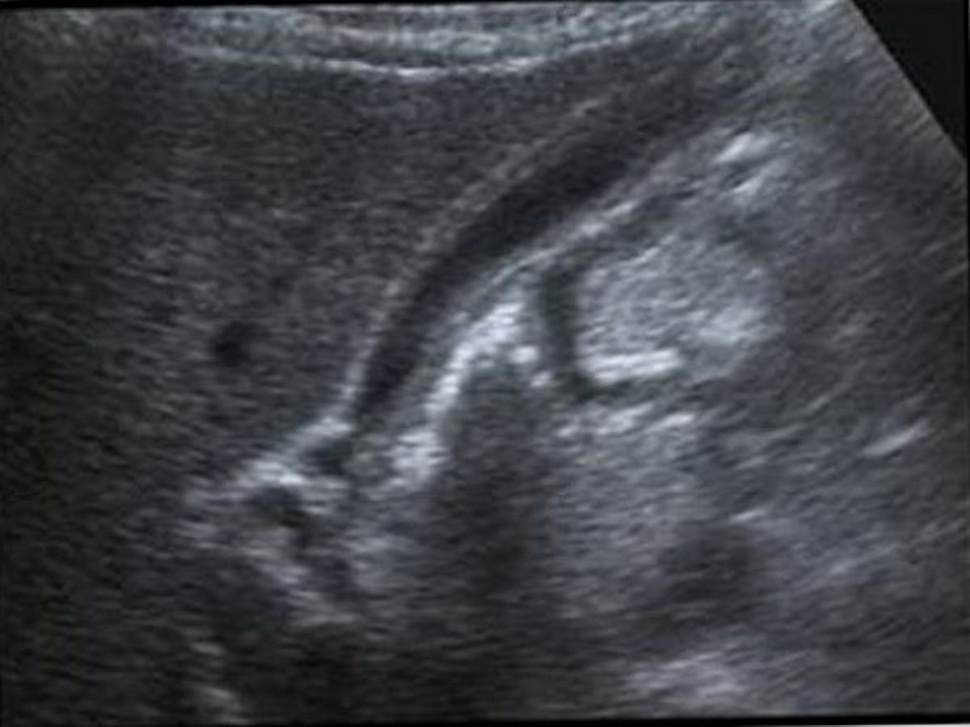
#> input picture images/Benign 1.jpg, 970 x 727 px, shrunk from 1200 x 900 before the run; its folder holds only this picture in this run
$ python ProjeKodlari.py
#> lines starting #> are read from the running program, lines starting #| are printed output that depends on the picture
#> further down, img is the input picture: shape (727, 970, 3); mean R, G, B 63.5, 65.9, 71.3
import numpy as np
import matplotlib.pyplot as plt
from PIL import Image
import os

# --- 3.1 GÖRÜNTÜ ÖN İŞLEME FONKSİYONLARI ---
def manuel_gri_yap(resim_matrisi):
    # Standart parlaklık formülü ile gri dönüşüm
    return np.uint8(0.299*resim_matrisi[:,:,0] + 0.587*resim_matrisi[:,:,1] + 0.114*resim_matrisi[:,:,2])

def manuel_boyutlandir(resim, hedef=256):
    # 256x256 boyutlandırma
#> called with hedef = 256
    h, w = resim.shape
#> h = 727; w = 970
    yeni = np.zeros((hedef, hedef), dtype=np.uint8)
    for i in range(hedef):
        for j in range(hedef):
            yeni[i, j] = resim[int(i * h / hedef), int(j * w / hedef)]
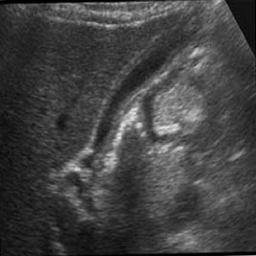
#> yeni: shape (256, 256); min 0, max 229, mean 65.3
    return yeni

def manuel_median_filtre(resim):
    # Gürültü azaltma için 3x3 Median filtre
    h, w = resim.shape
#> h = 256; w = 256
    cikti = np.zeros_like(resim)
    for i in range(1, h-1):
        for j in range(1, w-1):
            cikti[i, j] = np.median(resim[i-1:i+2, j-1:j+2])
    return cikti

# --- 3.2 KONTRAST ARTIRMA TEKNİKLERİ ---
def manuel_histogram_esitleme(resim):
    hist, bins = np.histogram(resim.flatten(), 256, [0, 256])
#> hist = 256 values, max 1085 at index 0, min 0 at index 217, mean 256; bins = 257 values from 0 to 256
    cdf = hist.cumsum()
#> cdf = 256 values from 1085 to 65536
    cdf_normalized = (cdf - cdf.min()) * 255 / (cdf.max() - cdf.min())
#> cdf_normalized = 256 values from 0 to 255
    return cdf_normalized[resim].astype('uint8')
#> returned value: shape (256, 256)

def manuel_clahe_basit(resim):
    # Yerel kontrast artırma (CLAHE)
    h, w = resim.shape
#> h = 256; w = 256
    r, c = 8, 8 # 8x8 bloklar
    cikti = np.zeros_like(resim)
    for i in range(r):
        for j in range(c):
            blok = resim[i*(h//r):(i+1)*(h//r), j*(w//c):(j+1)*(w//c)]
            cikti[i*(h//r):(i+1)*(h//r), j*(w//c):(j+1)*(w//c)] = manuel_histogram_esitleme(blok)
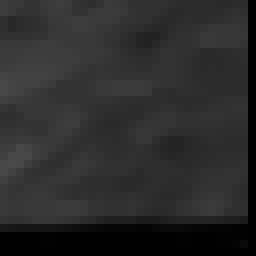
#> blok: shape (32, 32) (shown 8 times larger); min 0, max 73, mean 43.1
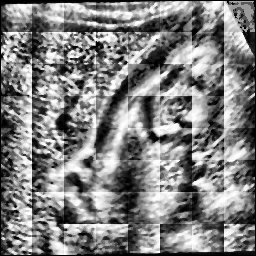
#> cikti: shape (256, 256); min 0, max 255, mean 128.6
    return cikti

def manuel_gamma_duzeltme(resim, gamma=0.6):
#> called with gamma = 0.6
    return np.uint8(255 * (resim / 255) ** gamma)

# --- 3.4 KENAR TESPİT YÖNTEMLERİ ---
def evrisim(resim, K):
    h, w = resim.shape
#> h = 256; w = 256
    cikti = np.zeros_like(resim, dtype=float)
    for i in range(1, h-1):
        for j in range(1, w-1):
            cikti[i, j] = np.sum(resim[i-1:i+2, j-1:j+2] * K)
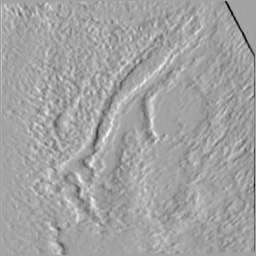
#> cikti: shape (256, 256) float64; min -809, max 459, mean 0.6; drawn with min black and max white
    return cikti

def manuel_sobel(resim):
    Kx = np.array([[-1, 0, 1], [-2, 0, 2], [-1, 0, 1]])
    Ky = np.array([[-1, -2, -1], [0, 0, 0], [1, 2, 1]])
    return np.uint8(np.clip(np.sqrt(evrisim(resim, Kx)**2 + evrisim(resim, Ky)**2), 0, 255))
#> after the loop in evrisim (call 2), `for i in range(1, h-1):`:
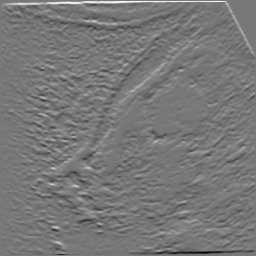
#> cikti: shape (256, 256) float64; min -898, max 1008, mean -1.1; drawn with min black and max white

def manuel_scharr(resim):
    Kx = np.array([[-3, 0, 3], [-10, 0, 10], [-3, 0, 3]])
    Ky = np.array([[-3, -10, -3], [0, 0, 0], [3, 10, 3]])
    return np.uint8(np.clip(np.sqrt(evrisim(resim, Kx)**2 + evrisim(resim, Ky)**2), 0, 255))

def manuel_canny_basit(resim):
    s = manuel_sobel(resim)
    return np.where(s > 100, 255, 0).astype('uint8')
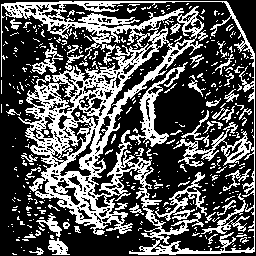
#> returned value: shape (256, 256); 34% white in thin lines or dots

# --- ANA DÖNGÜ VE ÇIKTI PANELİ ---

dosyalar = [f for f in os.listdir("images") if f.lower().endswith(('.jpg', '.png'))]

for dosya in dosyalar:
    img = np.array(Image.open(os.path.join("images", dosya)).convert('RGB'))
    print("Bulunan dosyalar:", dosyalar)
    # Adım 3.1
    temiz = manuel_median_filtre(manuel_boyutlandir(manuel_gri_yap(img)))

    # Adım 3.2
    he = manuel_histogram_esitleme(temiz)
    clahe = manuel_clahe_basit(temiz)
    gamma = manuel_gamma_duzeltme(temiz)

    # Adım 3.4
    sobel = manuel_sobel(he)
    scharr = manuel_scharr(he)
    canny = manuel_canny_basit(he)

    # GÖRSEL ÇIKTI PANELİ (SADECE BELGE İSTERLERİ)
    plt.figure(figsize=(20, 12))
    plt.suptitle(f"PROJE ANALİZİ: {dosya}", fontsize=18, fontweight='bold')

    # --- 1. Satır: Ön İşleme ve Histogram (3.1 & 3.3) ---
    plt.subplot(3, 4, 1); plt.title("1. Orijinal"); plt.imshow(img)
    plt.subplot(3, 4, 2); plt.title("2. Gri Seviye (3.1)"); plt.imshow(manuel_gri_yap(img), cmap='gray')
    plt.subplot(3, 4, 3); plt.title("3. Median Filtre (3.1)"); plt.imshow(temiz, cmap='gray')
    plt.subplot(3, 4, 4); plt.title("4. Gamma Correction (3.2-3)"); plt.imshow(gamma, cmap='gray')

    # --- 2. Satır: Kontrast ve Histogram Analizi (3.2 & 3.3) ---
    plt.subplot(3, 4, 5); plt.title("Önce Histogram (3.3)"); plt.hist(temiz.ravel(), 256, color='black')
    plt.subplot(3, 4, 6); plt.title("Sonra Histogram (3.3)"); plt.hist(he.ravel(), 256, color='blue')
    plt.subplot(3, 4, 7); plt.title("5. Hist. Eq. (3.2-1)"); plt.imshow(he, cmap='gray')
    plt.subplot(3, 4, 8); plt.title("6. CLAHE (3.2-2)"); plt.imshow(clahe, cmap='gray')

    # --- 3. Satır: Kenar Tespit Yöntemleri (3.4) ---
    plt.subplot(3, 4, 9); plt.title("7. Sobel (3.4)"); plt.imshow(sobel, cmap='gray')
    plt.subplot(3, 4, 10); plt.title("8. Scharr (3.4)"); plt.imshow(scharr, cmap='gray')
    plt.subplot(3, 4, 11); plt.title("9. Canny (3.4)"); plt.imshow(canny, cmap='gray')
    plt.subplot(3, 4, 12); plt.title("10. Kombine Analiz (3.5)"); plt.imshow(canny, cmap='magma')

    plt.tight_layout(rect=[0, 0.03, 1, 0.95])
    plt.show()
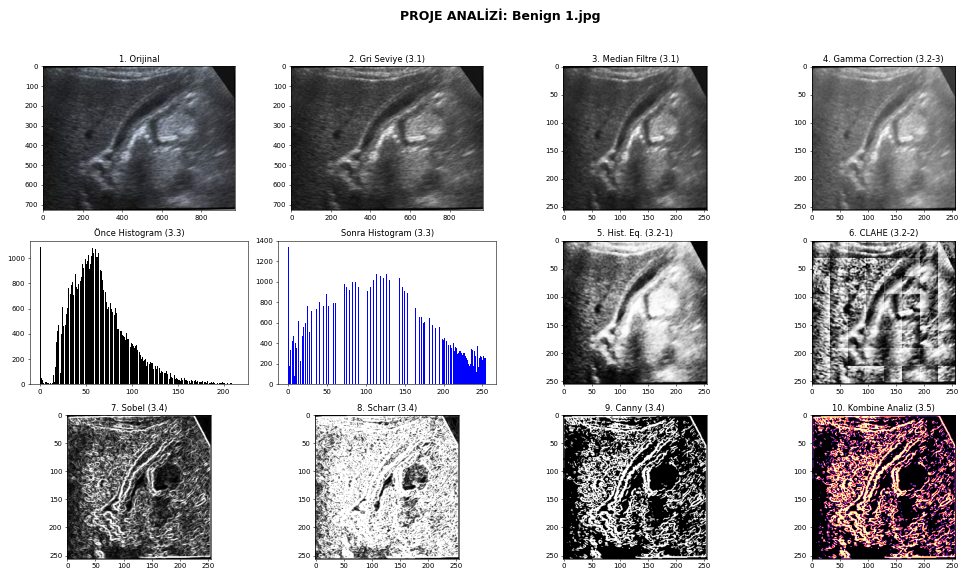
#> figure drawn by matplotlib, 12 panels; panel 5: tallest bar 1085 high, from x = 0 to 0.844; panel 6: tallest bar 1337 high, from x = 0 to 0.996

$ run again, on images/Carcinom 1.jpg
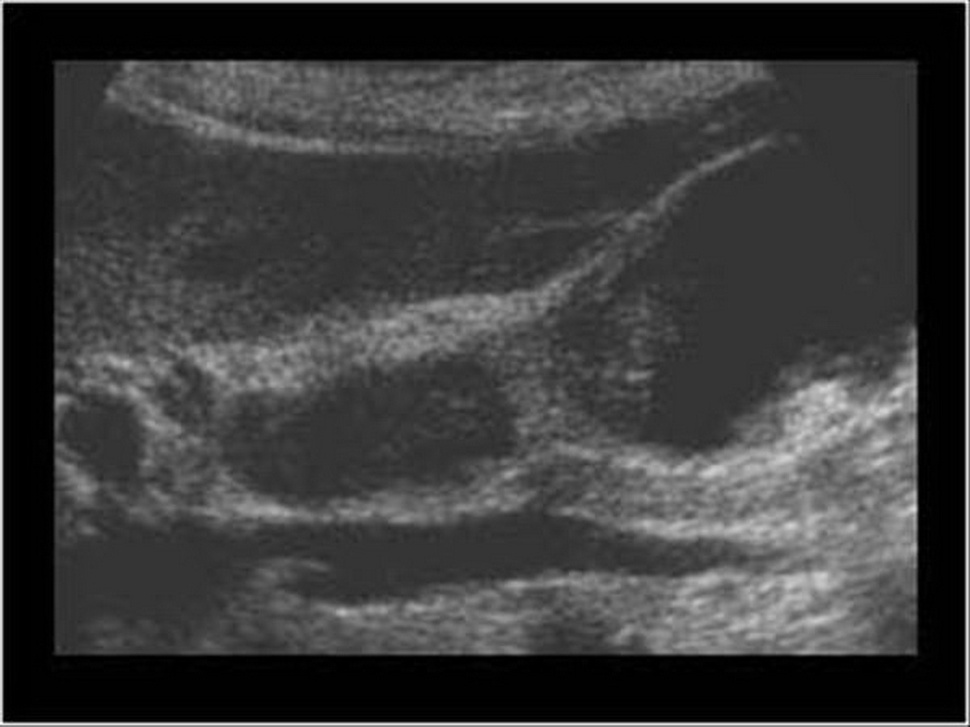
#> input picture images/Carcinom 1.jpg, 970 x 727 px, shrunk from 1200 x 900 before the run
#> img is the input picture: shape (727, 970, 3); min 0, max 255, mean 59.9
#> in manuel_boyutlandir, `h, w = resim.shape`: h = 727; w = 970
#> after the loop in manuel_boyutlandir, `for i in range(hedef):`:
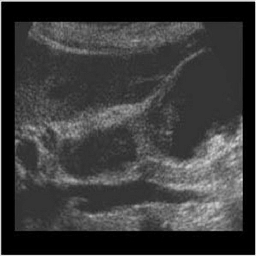
#> yeni: shape (256, 256); min 0, max 252, mean 60.1
#> in manuel_median_filtre, `h, w = resim.shape`: h = 256
#> hist = 256 values, max 12889 at index 0, min 0 at index 2, mean 256; bins = 257 values from 0 to 256
#> cdf = 256 values from 12889 to 65536
#> cdf_normalized = 256 values from 0 to 255
#> in manuel_canny_basit, `return np.where(s > 100, 255, 0).astype('uint8')`:
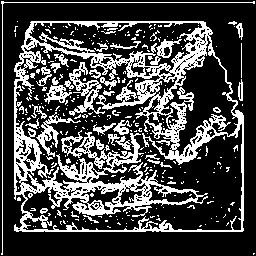
#> returned value: shape (256, 256); 27.8% white in thin lines or dots

$ run again, on images/Carcinom 2.jpg
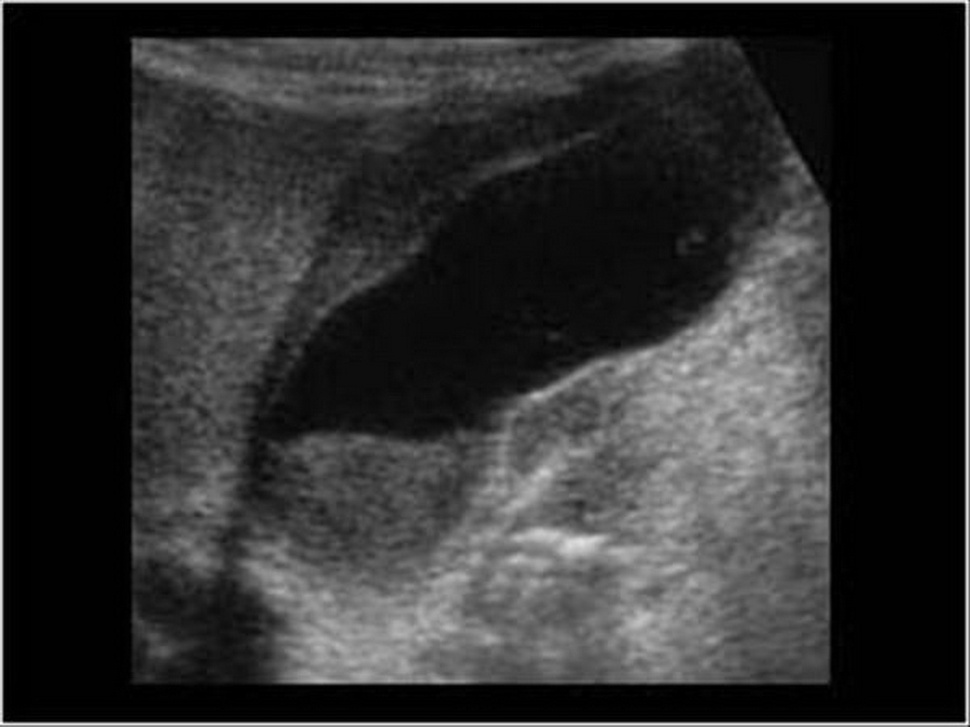
#> input picture images/Carcinom 2.jpg, 970 x 727 px, shrunk from 1200 x 900 before the run
#> img is the input picture: shape (727, 970, 3); min 0, max 255, mean 47.9
#> in manuel_boyutlandir, `h, w = resim.shape`: h = 727; w = 970
#> after the loop in manuel_boyutlandir, `for i in range(hedef):`:
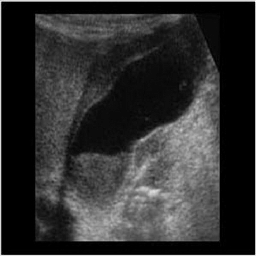
#> yeni: shape (256, 256); min 0, max 252, mean 48.2
#> in manuel_median_filtre, `h, w = resim.shape`: h = 256
#> hist = 256 values, max 19559 at index 0, min 0 at index 2, mean 256; bins = 257 values from 0 to 256
#> cdf = 256 values from 19559 to 65536
#> cdf_normalized = 256 values from 0 to 255
#> in manuel_canny_basit, `return np.where(s > 100, 255, 0).astype('uint8')`:
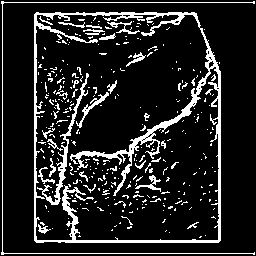
#> returned value: shape (256, 256); 13.7% white in thin lines or dots

$ run again, on images/Carcinom 3.jpg
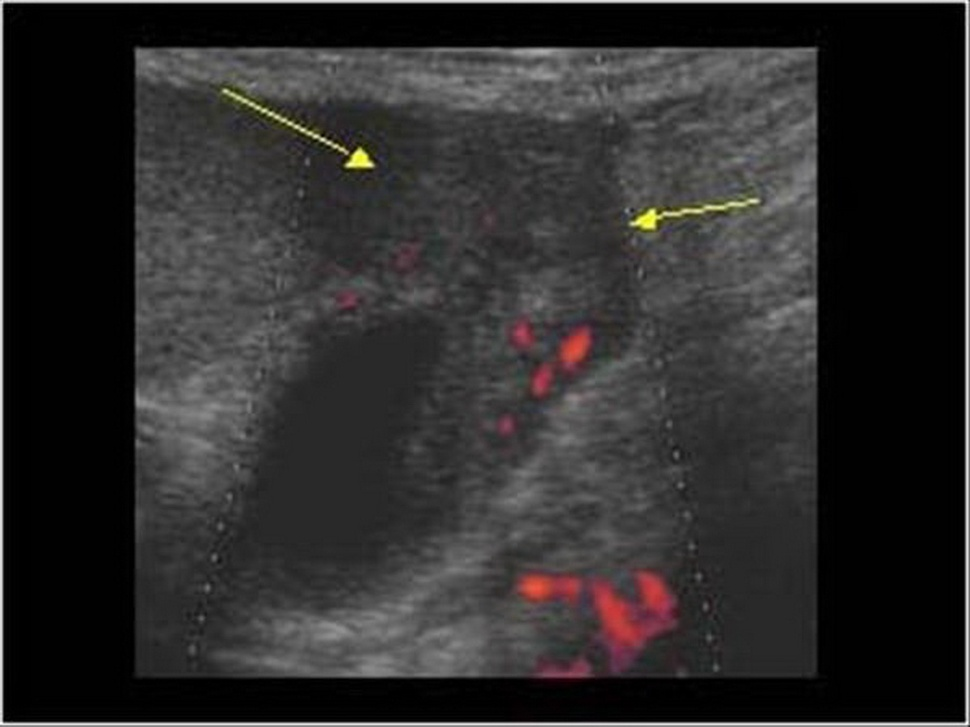
#> input picture images/Carcinom 3.jpg, 970 x 727 px, shrunk from 1200 x 900 before the run
#> img is the input picture: shape (727, 970, 3); mean R, G, B 45.8, 44.4, 44.1
#> in manuel_boyutlandir, `h, w = resim.shape`: h = 727; w = 970
#> in manuel_median_filtre, `h, w = resim.shape`: h = 256
#> hist = 256 values, max 20771 at index 0, min 0 at index 16, mean 256; bins = 257 values from 0 to 256
#> cdf = 256 values from 20771 to 65536
#> cdf_normalized = 256 values from 0 to 255
#> in manuel_canny_basit, `return np.where(s > 100, 255, 0).astype('uint8')`:
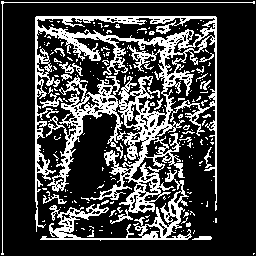
#> returned value: shape (256, 256); 24.4% white in thin lines or dots
